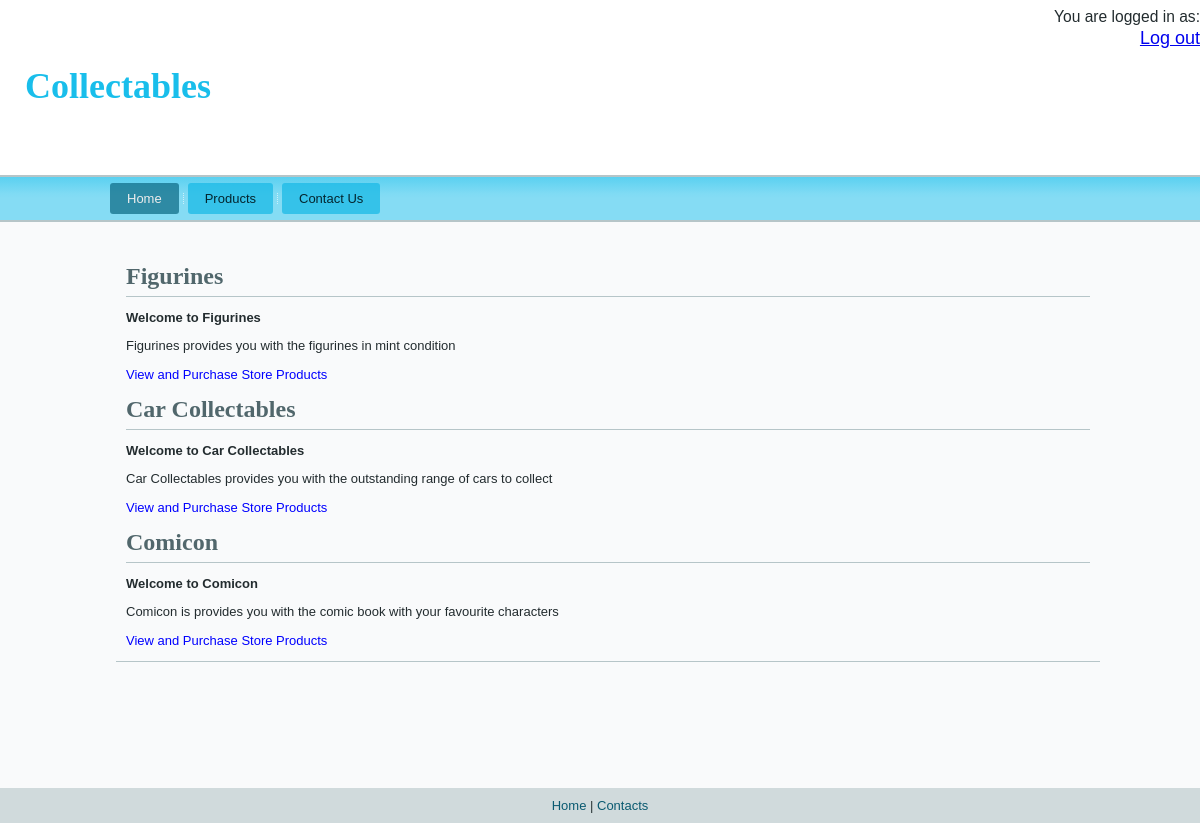
The app's page /home.php with its own data.
### tables this page shows
CREATE TABLE IF NOT EXISTS `storeinfo` (
  `storeID` varchar(30) NOT NULL DEFAULT '',
  `storeName` varchar(255) DEFAULT NULL,
  `storeDesc` varchar(100) DEFAULT NULL,
  `welcomeMsg` varchar(100) DEFAULT NULL,
  PRIMARY KEY (`storeID`)
);

### DBLayer/DBHander.php (called while the page is built, shortened)
<?php
class DBHander
{
    var $db_port = NULL;
    var $db_user = NULL;
    var $db_pass = NULL;
    var $db_name = NULL;
    function setDB($db_port,$db_user,$db_pass,$db_name)
    {
        $this->db_port = $db_port;
        $this->db_user = $db_user;
        $this->db_pass = $db_pass;
        $this->db_name = $db_name;
    }
    function connectToDB()
    {
        try
        {
            $dbcnx = new mysqli($this->db_port, $this->db_user, $this->db_pass, $this->db_name);
            if ($dbcnx->connect_errno)         {
                $this->errorMsgs[] = "Unable to connect to the database server. Error code " . $dbcnx->connect_errno . ": " . $dbcnx->connect_error;
            }         else         {
                return $dbcnx;
            }
        }
        catch (Exception $exc)
        {
            echo $exc->getMessage();
        }
         }
}
?>

### Controller/ShoppingCart.php (called while the page is built, shortened)
<?php
require_once(__ROOTShoppingCart__.'\DBLayer\DBHander.php');
class ShoppingCart
{
    private $DBConnect = null;
    private $storeID = "";
    function __construct()
    {
            $this->DBHandler = new DBHander();
            $this->DBConnect = $this->DBHandler->connectToDB();
    }
    public function setStoreID($storeID)
    {
            if($this->storeID != $storeID)
            {
                $this->storeID = $storeID;
                $SQLString = "SELECT * FROM product WHERE storeID = '" . $this->storeID ."'";
                $QueryResult = @$this->DBConnect->query($SQLString);
                if (strstr($_SERVER['SCRIPT_NAME'], 'home.php')) {
                    return $QueryResult->fetch_array();
                }
                else
                    $this->populateInventory($QueryResult);
            }
    }
    public function getStoreInformation()
    {
            $retval = FALSE;
            if($this->storeID != "")
            {
                    $SQLString = "SELECT * FROM storeinfo WHERE storeID = '" . $this->storeID . "'";
                    $QueryResult = @$this->DBConnect->query($SQLString);
                    if($QueryResult !== FALSE)
                    {
                        $retval = $QueryResult->fetch_assoc();
                    }
            }
            return($retval);
    }
}
?>

### home-main.php (the view, shortened to what this page needs)
<?php
    $storeInfo = array();
    require_once('\Controller\ShoppingCart.php');
    function setStoreInfo($storeID, $storeInfo)
    {
        if (class_exists("ShoppingCart"))
        {
             $Store = new ShoppingCart();
             $Store->setStoreID($storeID);
             $storeInfo = $Store->getStoreInformation();
             return $storeInfo;
        }
        else
        {
             $ErrorMsgs[] = "The ShoppingCart class is not available!";
             echo '<p>'.$ErrorMsgs[0].'</p>';
             return NULL;
        }
    }
?>
<div class="art-postcontent art-postcontent-0 clearfix">
    <div class="art-content-layout">
        <div class="art-content-layout-row">
            <div class="art-layout-cell layout-item-0" style="width: 100%" >
                <?php
                    $storeIDArr = array("Action Figures", "Cars", "Comics");
                    foreach ($storeIDArr as $storeID) {
                        $storeInfo = setStoreInfo($storeID, $storeInfo);
                ?>
                    <h3 style="border-bottom: 1px solid #B6C5C8; padding-bottom: 5px"><?php echo htmlentities($storeInfo['storeName']); ?></h3>
                    <p>
                        <span style="font-weight: bold;"><?php echo htmlentities($storeInfo['welcomeMsg']); ?></span>
                    </p>
                    <p>
                        <?php echo htmlentities($storeInfo['storeDesc']); ?>
                    </p>
                    <form method="post" action="products.php">
                        <p>
                            <input type="submit" name="storeID[<?php echo $storeID; ?>]" value="View and Purchase Store Products" class="btnStyle" />
                        </p>
                    </form>
                <?php
                        $storeInfo = array();
                    }
                ?>
            </div>
        </div>
    </div>
</div>

### home.php (shortened to what this page needs)
<!DOCTYPE html>
<html dir="ltr" lang="en-US">
    <head>
        <?php include('header.php')?>
        <?php include ('navigation.php');?>
    <div class="art-sheet clearfix">
        <div class="art-layout-wrapper clearfix">
            <div class="art-content-layout">
                <div class="art-content-layout-row">
                    <div class="art-layout-cell art-content clearfix">
                        <article class="art-post art-article">
                            <?php include ('main-content.php'); ?>
                        </article>
                    </div>
                </div>
            </div>
        </div>
    </div>
<?php include ('footer.php');?>
</div>
</body>
</html>

### header.php (shortened to what this page needs)
<?php
    require_once('\DBLayer\DBHander.php');
?>
<link rel="stylesheet" href="styles/style.css" media="screen">
<link rel="stylesheet" href="styles/style.responsive.css" media="all">
</head>
<body>
<div id="art-main">
<header class="art-header clearfix">
    <div class="art-shapes">
        <h1 class="art-headline" data-left="0%">
            <a href="home.php">Collectables</a>
        </h1>
        <div align="right">
            <label style="font-size: larger;">You are logged in as: </label>
        </div>
        <div align="right">
            <a href="logout.php" style="font-size: large">Log out</a>
        </div>
    </div>
</header>

### navigation.php
<nav class="art-nav clearfix">
    <div class="art-nav-inner">
        <ul class="art-hmenu">
            <?php
                if(strstr($_SERVER['SCRIPT_NAME'], 'home.php')  === 'home.php')
                    echo '<li><a href="home.php" class="active">Home</a></li>';
                else
                    echo '<li><a href="home.php">Home</a></li>';
            ?>
            <?php
                if(strstr($_SERVER['SCRIPT_NAME'], 'products.php')  === 'products.php')
                    echo '<li><a href="products.php" class="active">Products</a></li>';
                else
                    echo '<li><a href="products.php">Products</a></li>';
            ?>
            <?php
                if(strstr($_SERVER['SCRIPT_NAME'], 'contact-us.php')  === 'contact-us.php')
                    echo '<li><a href="contact-us.php"  class="active">Contact Us</a></li>';
                else
                    echo '<li><a href="contact-us.php">Contact Us</a></li>';
            ?>
        </ul>
    </div>
</nav>

### main-content.php
<div class="art-sheet clearfix">
    <div class="art-layout-wrapper clearfix">
        <div class="art-content-layout">
            <div class="art-content-layout-row">
                <div class="art-layout-cell art-content clearfix">
                    <article class="art-post art-article">
                        <?php
                            if(strstr($_SERVER['SCRIPT_NAME'], 'home.php')  === 'home.php')
                                include('home-main.php');
                            else
                                if(strstr($_SERVER['SCRIPT_NAME'], 'products.php')  === 'products.php')
                                    include('products-main.php');
                                else
                                    if(strstr($_SERVER['SCRIPT_NAME'], 'contact-us.php')  === 'contact-us.php')
                                      include('contact-us-main.php');
                        ?>
                    </article>
                </div>
            </div>
        </div>
    </div>
</div>

### footer.php
<footer class="art-footer clearfix">
  <div class="art-footer-inner">
    <div style="position:relative;padding-left:10px;padding-right:10px">
        <p><a href="#">Home</a> | <a href="#">Contacts</a></p>
    </div>
  </div>
</footer>

### header.php (style rules this page uses)
.art-content .art-postcontent-0 .layout-item-0 { border-bottom-style:solid;border-bottom-width:1px;border-bottom-color:#B6C5C8; padding-right: 10px;padding-left: 10px; }

### records on screen
storeinfo: storeName "Figurines", welcomeMsg "Welcome to Figurines", storeDesc "Figurines provides you with the figurines in mint condition"
storeinfo: storeName "Car Collectables", welcomeMsg "Welcome to Car Collectables", storeDesc "Car Collectables provides you with the outstanding range of cars to collect"
storeinfo: storeName "Comicon", welcomeMsg "Welcome to Comicon", storeDesc "Comicon is provides you with the comic book with your favourite characters"
